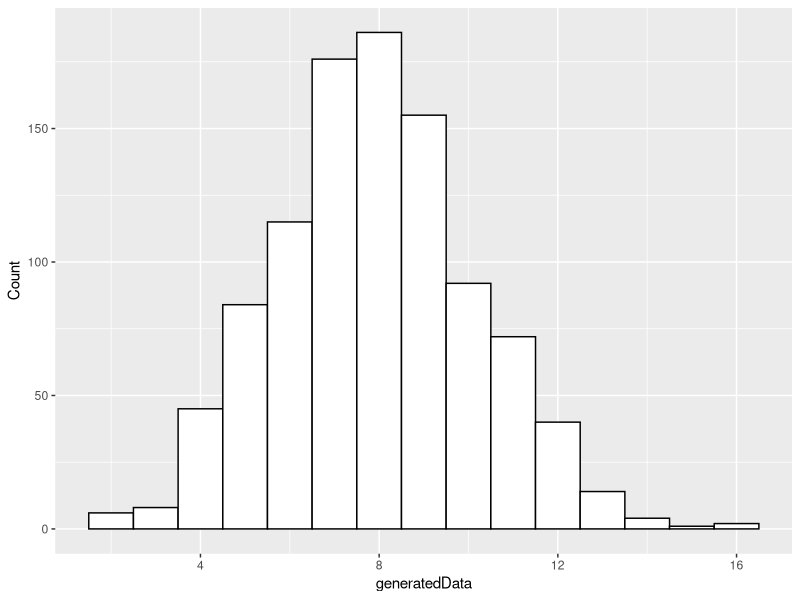
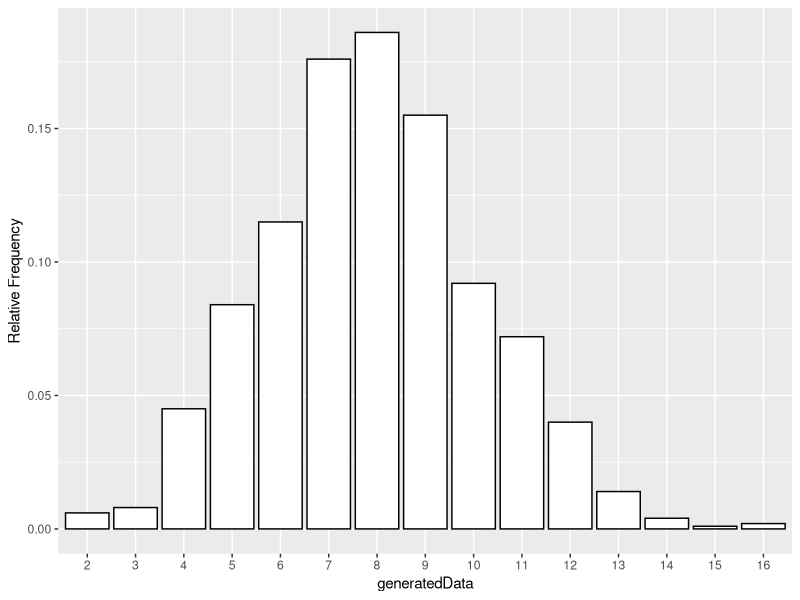
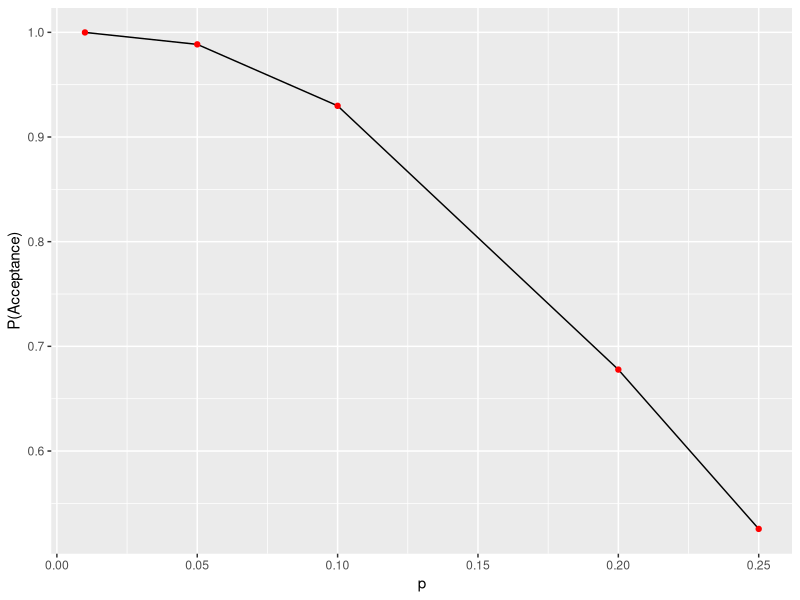
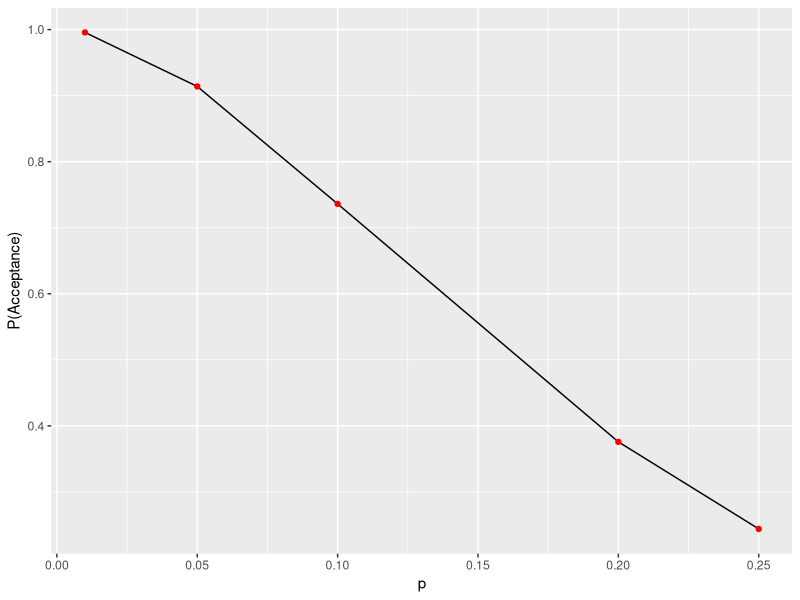
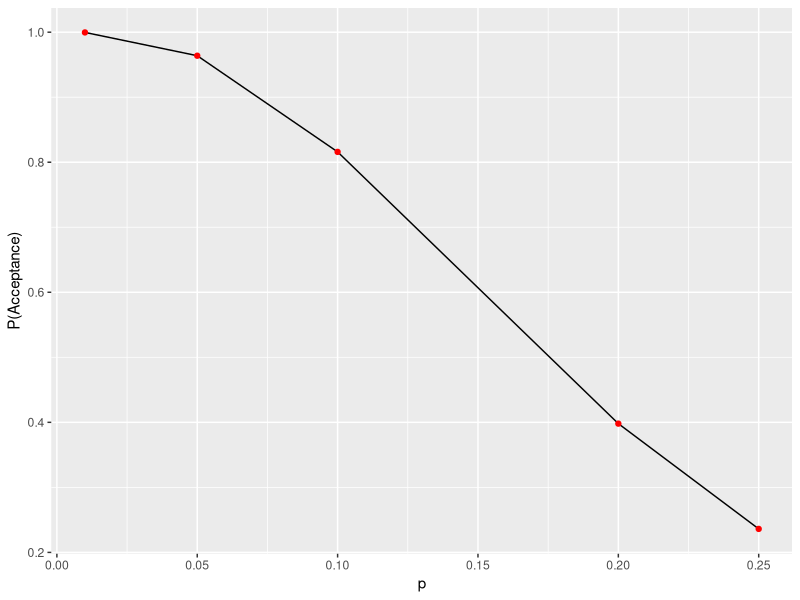

Source code (R) for these figures, in order:
library(ggplot2)

x <- 20
N <- 1000
p <- 0.4
generatedData <- rbinom(N, x, p)

# a
png(filename="hist.png")
ggplot() + aes(generatedData) + 
    geom_histogram(binwidth=1, color="black", fill="white") +
    labs(y="Count")
dev.off()

# b
# print out the mean, variance and standard deviation
paste("Mean:", signif(mean(generatedData), digits=4),
    "| Variance:", signif(var(generatedData), digits=4),
    "| Standard Deviation:", signif(sqrt(var(generatedData)), digits=4)
)

# c
# print out the summary statistics
summary(generatedData)

# d
relfreq <- ftable(generatedData)/N
relfreq <- as.data.frame(relfreq)
png(filename="relfreq.png")
ggplot(data=relfreq, aes(x=generatedData, y=Freq)) + 
    geom_bar(color="black", fill="white", stat="identity") +
    labs(y="Relative Frequency")
dev.off()

# e


# 3.58
# a

# generate binomial probabilities
bnomDF <- data.frame(
    p=c(0.01, 0.05, 0.10, 0.20, 0.25), 
    px=c(
        signif(pbinom(2, size=10, prob=0.01), digits=4),
        signif(pbinom(2, size=10, prob=0.05), digits=4),
        signif(pbinom(2, size=10, prob=0.10), digits=4),
        signif(pbinom(2, size=10, prob=0.20), digits=4),
        signif(pbinom(2, size=10, prob=0.25), digits=4)
    )
)
print(bnomDF)

# b

png(filename="charcurve1.png")
ggplot(bnomDF, aes(x=p, y=px)) + geom_line() + geom_point(color="red") +
    labs(x="p", y="P(Acceptance)")
dev.off()

# c

bnomDF <- data.frame(
    p=c(0.01, 0.05, 0.10, 0.20, 0.25), 
    px=c(
        signif(pbinom(1, size=10, prob=0.01), digits=4),
        signif(pbinom(1, size=10, prob=0.05), digits=4),
        signif(pbinom(1, size=10, prob=0.10), digits=4),
        signif(pbinom(1, size=10, prob=0.20), digits=4),
        signif(pbinom(1, size=10, prob=0.25), digits=4)
    )
)
print(bnomDF)

png(filename="charcurve2.png")
ggplot(bnomDF, aes(x=p, y=px)) + geom_line() + geom_point(color="red") +
    labs(x="p", y="P(Acceptance)")
dev.off()

# d

bnomDF <- data.frame(
    p=c(0.01, 0.05, 0.10, 0.20, 0.25), 
    px=c(
        signif(pbinom(2, size=15, prob=0.01), digits=4),
        signif(pbinom(2, size=15, prob=0.05), digits=4),
        signif(pbinom(2, size=15, prob=0.10), digits=4),
        signif(pbinom(2, size=15, prob=0.20), digits=4),
        signif(pbinom(2, size=15, prob=0.25), digits=4)
    )
)
print(bnomDF)

png(filename="charcurve3.png")
ggplot(bnomDF, aes(x=p, y=px)) + geom_line() + geom_point(color="red") +
    labs(x="p", y="P(Acceptance)")
dev.off()
